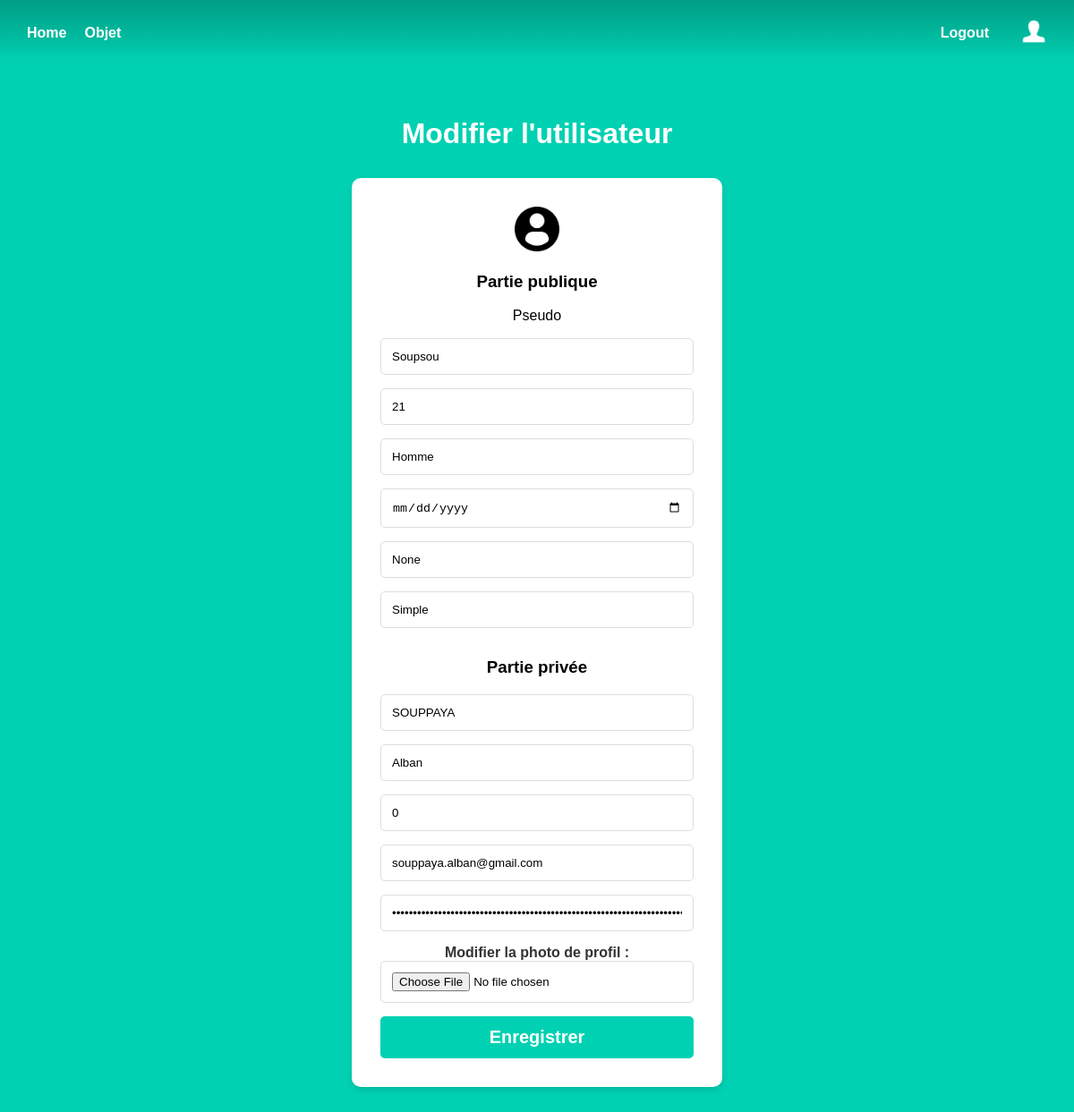
The page /edit/5 (signed in) on the database as committed earlier.
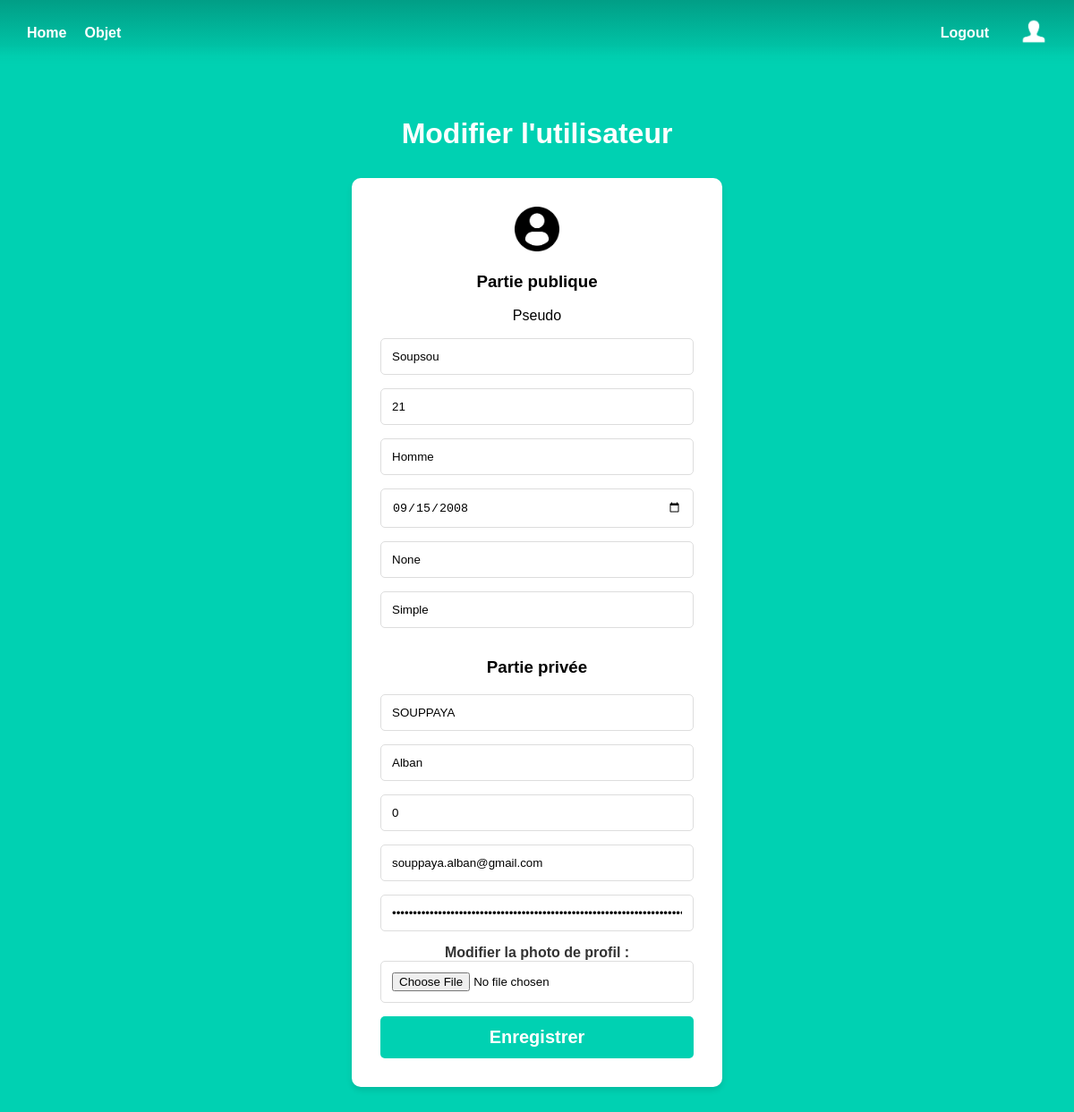
The same page on the database as committed later.
### models.py (models this page shows)
class User(UserMixin, db.Model):
    id = db.Column(db.Integer, primary_key=True) # clé primiaire obligatoire pour SQLAlchemy
    email = db.Column(db.String(100), unique=True, index=True)
    pseudo = db.Column(db.String(100), unique=True, index=True)
    password = db.Column(db.String(100))
    lastname = db.Column(db.String(1000))
    firstname = db.Column(db.String(100))
    level = db.Column(db.String, default="Simple")
    role = db.Column(db.String)
    age = db.Column(db.Integer)
    gender = db.Column(db.String(100))
    point = db.Column(db.Integer, default=0)
    birthdate = db.Column(db.Date)
    image = db.Column(db.LargeBinary)

### admin.py (the view, shortened to what this page needs)
@admin.route('/edit/<int:user_id>', methods=['GET', 'POST'])
def edit_user(user_id):
    user = User.query.get(user_id)
    return render_template('admin_edit_user.html', user=user)

### templates/admin_edit_user.html (shortened to what this page needs)
{% extends "base.html" %}
{% block content %}
<div class="column is-4 is-offset-4">
    <h3 class="title">Modifier l'utilisateur</h3>
    <div class="box">
            {% if user.image %}
                <img width="50">
            {% else %}
                <img src="{{ url_for('static', filename='utilisateur-de-profil-sans-fond.png') }}"  width="50" height="50">
            {% endif %}
        <form method="POST" action="/edit/{{user.id}}" enctype="multipart/form-data">
            <h3>Partie publique</h3>
            <div class="field">
                <div class="control">
                    <p>Pseudo</p>
                    <input class="input is-large" type="text" name="pseudo" placeholder="pseudo" autofocus="" value="{{user.pseudo}}" required>
                </div>
            </div>
            <div class="field">
                <div class="control">
                    <input class="input is-large" type="number" name="age" placeholder="Âge" autofocus="" value="{{user.age}}" required>
                </div>
            </div>
            <div class="field">
                <div class="control">
                    <input class="input is-large" type="text" name="gender" placeholder="Sexe" autofocus="" value="{{user.gender}}" required>
                </div>
            </div>
            <div class="field">
                <div class="control">
                    <input class="input is-large" type="date" name="birthdate" placeholder="Date de Naissance" autofocus="" value="{{user.birthdate}}" required>
                </div>
            </div>
            <div class="field">
                <div class="control">
                    <input class="input is-large" type="text" name="role" placeholder="Rôle" value="{{user.role}}" required>
                </div>
            </div>
            <div class="field">
                <div class="control">
                    <input class="input is-large" type="text" name="level" placeholder="Niveau" value="{{user.level}}" required>
                </div>
            </div>
            <h3>Partie privée</h3>
            <div class="field">
                <div class="control">
                    <input class="input is-large" type="text" name="lastname" placeholder="Nom de Famille" value="{{user.lastname}}" required>
                </div>
            </div>
            <div class="field">
                <div class="control">
                    <input class="input is-large" type="text" name="firstname" placeholder="Prénom" autofocus="" value="{{user.firstname}}" required>
                </div>
            </div>
            <div class="field">
                <div class="control">
                    <input class="input is-large" type="number" name="point" placeholder="Points" autofocus="" value="{{user.point}}" required>
                </div>
            </div>
            <div class="field">
                <div class="control">
                    <input class="input is-large" type="email" name="email" placeholder="Email" autofocus="" value="{{user.email}}" required>
                </div>
            </div>
            <div class="field">
                <div class="control">
                    <input class="input is-large" type="password" name="password" placeholder="Mot de Passe" autofocus="" value="{{user.password}}" required>
                </div>
            </div>
            <div class="upload-file">
                <label class="label">Modifier la photo de profil :</label>
                <div class="control">
                    <input class="input" type="file" name="image">
                </div>
            </div>
            <button class="button is-block is-info is-large is-fullwidth">Enregistrer</button>
        </form>
    </div>
{% endblock %}

### templates/base.html (shortened to what this page needs)
<!DOCTYPE html>
<html lang="fr">
<head>
    <link rel="stylesheet" href="{{ url_for('static', filename='styles/base2.css') }}" />
</head>
<body>
    <section class="hero is-primary is-fullheight">
        <div class="hero-head">
            <nav class="navbar">
                <div class="container">
                    <div class="navbar-start">
                        <a href="{{ url_for('main.index') }}" class="navbar-item">Home</a>
                        {% if current_user.is_authenticated %}
                            <a href="{{ url_for('manage_object.list_objects') }}" class="navbar-item">Objet</a>
                        {% endif %}
                    </div>
                    <div class="navbar-end">
                        {% if current_user.is_authenticated %}
                        <a href="{{ url_for('auth.logout') }}" class="navbar-item">Logout</a>
                            <a href="{{ url_for('main.profile') }}" class="navbar-item">
                                <img src="{{ url_for('static', filename='profile-icon-white-6-1.png') }}" alt="Profil"  width="30" height="30">
                            </a>
                        {% else %}
                            <a href="{{ url_for('auth.login') }}" class="navbar-item">Login</a>
                            <a href="{{ url_for('auth.signup') }}" class="navbar-item">Sign Up</a>
                        {% endif %}
                    </div>
                </div>
            </nav>
        </div>
        <div class="hero-body">
                {% block content %}
                {% endblock %}
        </div>
    </section>
</body>
</html>

### static/styles/base2.css (style rules this page uses)
html, body { height: 100%; margin: 0; padding: 0; font-family: 'Arial', sans-serif; background-color: #00d1b2; color: rgb(0, 0, 0); text-align: center; }
.navbar { display: flex; justify-content: space-between; align-items: center; background: linear-gradient(to bottom, #019e86, #00d1b2); padding: 10px 20px; color: white; -webkit-mask-image: linear-gradient(to bottom, rgba(0, 0, 0, 1) 70%, rgba(0, 0, 0, 0)); mask-image: linear-gradient(to bottom, rgba(0, 0, 0, 1) 70%, rgba(0, 0, 0, 0)); height: 10%; }
.navbar .container { display: flex; width: 100%; justify-content: space-between; align-items: center; }
.navbar-start { display: flex; align-items: center; }
.navbar-end { display: flex; align-items: center; gap: 15px; }
.navbar-item { color: white !important; font-weight: bold; text-decoration: none; padding: 10px; }
.hero-body { display: flex; flex-direction: column; justify-content: center; align-items: center; height: calc(100vh - 56px); width: 100%; box-sizing: border-box; height: 90%; }
.box { width: 350px; background: white; padding: 30px; border-radius: 10px; box-shadow: 0px 4px 6px rgba(0, 0, 0, 0.1); width: 350px; text-align: center; margin-bottom: 30px; }
.input { border-radius: 5px; border: 1px solid #ddd; padding: 12px; width: 100%; margin-bottom: 15px; box-sizing: border-box; }
.input::placeholder { color: #aaa; }
.button.is-info { background-color: #00d1b2; color: white; font-weight: bold; border-radius: 5px; border: none; padding: 12px; width: 100%; transition: background 0.3s; font-size: 20px; }
.title { color: white; padding-top: 25px; font-size: 2rem; font-weight: 600; line-height: 1.125 }
.box { position: relative; padding: 2rem; }
.label { font-weight: bold; }
label { font-weight: bold; margin-bottom: 0.5rem; color: #333; }

Rows that differ between the two databases and show on the page:
changed User "Soupsou": birthdate (not shown) → "09/15/2008"
